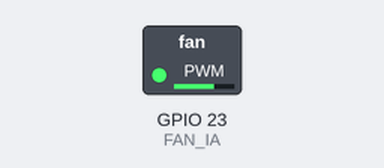
A program run on a simulated Raspberry Pi (BCM pin numbers). Shown: switched loads named in the program (green lamp = pin HIGH). What the program prints to the terminal is not drawn.

Above: at 0.05 s.
At 7.45 s:
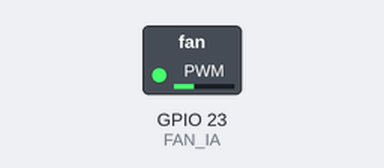
At 14.95 s:
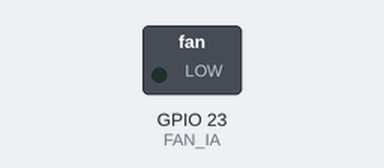
Timing chart, 0 to 19.5 s (numbered marks = the images above):
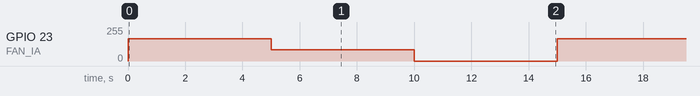

The program:

12.FAN_MOTOR_PWM.py
```python
import RPi.GPIO as GPIO
import time

# BCM. 23, wPi. 4, Physical. 16
FAN_IA = 23

GPIO.setmode(GPIO.BCM)
GPIO.setup(FAN_IA, GPIO.OUT)

pwm = GPIO.PWM(FAN_IA, 60)
pwm.start(0)

# 미풍
def Weak() :
    pwm.ChangeDutyCycle(66)
    print("미풍")
    time.sleep(5)

# 약풍
def Medium() :
    pwm.ChangeDutyCycle(33)
    print("약풍")
    time.sleep(5)

# 약풍
def Strong() :
    pwm.ChangeDutyCycle(0)
    print("강풍")
    time.sleep(5)

# 파일 실행시 작동
if __name__ == "__main__" :
    try :
        # 무한루프
        while True :
            Weak()
            Medium()
            Strong()

    # Ctrl-C 종료시
    except :
        GPIO.cleanup()
        print("end")
```

Measured:
- by itself, GPIO 23 (FAN_IA): repeats every 15.0 s: 84/255 5.0 s, 0/255 5.0 s, 168/255 5.0 s
